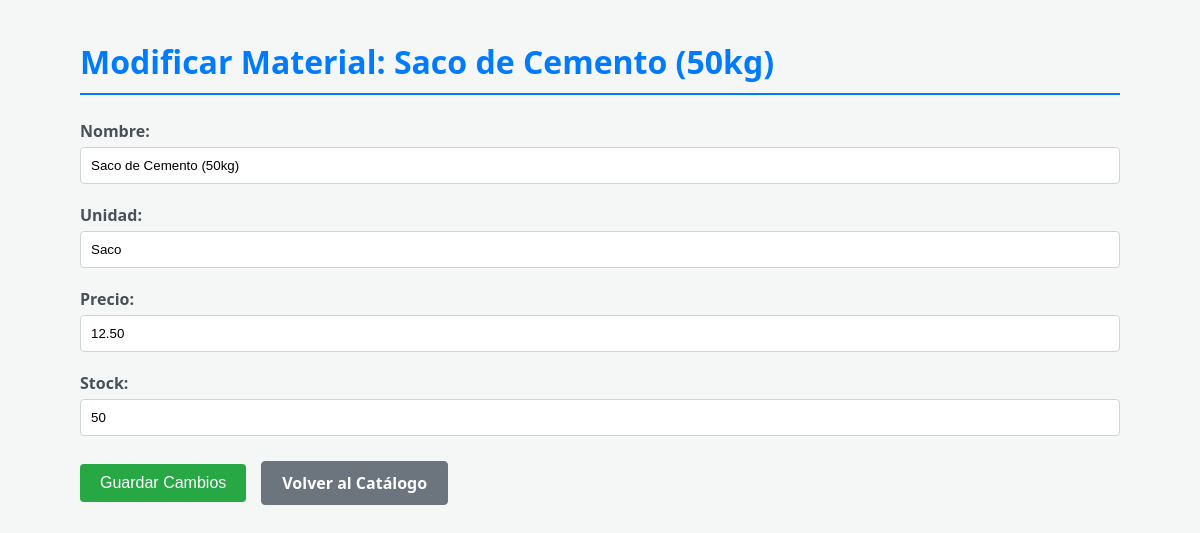
Screenshot of /editar.php?id=1 with the database file from the repository.
### tables this page shows
CREATE TABLE `materiales` (
  `id` int(11) NOT NULL,
  `nombre` varchar(255) NOT NULL,
  `unidad_medida` varchar(50) NOT NULL,
  `precio` decimal(10,2) NOT NULL,
  `stock` int(11) NOT NULL,
  `total_producto` decimal(10,2) GENERATED ALWAYS AS (`precio` * `stock`) STORED
);

### editar.php (the view, shortened to what this page needs)
<?php
include('config/conexion.php');
if (isset($_GET['id']) || ($_SERVER["REQUEST_METHOD"] == "POST" && isset($_POST['id']))) {
    $id = (int)($_GET['id'] ?? $_POST['id']);
    $sql_select = "SELECT * FROM materiales WHERE id = $id";
    $resultado = $conn->query($sql_select);
    if ($resultado->num_rows === 1) {
        $material = $resultado->fetch_assoc();
    } else {
        header("Location: index.php?msg=not_found");
        exit();
    }
} else {
    header("Location: index.php");
    exit();
}
?>
<!DOCTYPE html>
<html lang="es">
<head>
    <link rel="stylesheet" href="css/estilos.css">
</head>
<body>
    <div class="container">
        <h1>Modificar Material: <?= htmlspecialchars($material['nombre']) ?></h1>
        <form action="editar.php" method="POST">
            <div class="form-group">
                <label for="nombre">Nombre:</label>
                <input type="text" id="nombre" name="nombre" value="<?= htmlspecialchars($material['nombre']) ?>" required>
            </div>
            <div class="form-group">
                <label for="unidad_medida">Unidad:</label>
                <input type="text" id="unidad_medida" name="unidad_medida" value="<?= htmlspecialchars($material['unidad_medida']) ?>" required>
            </div>
            <div class="form-group">
                <label for="precio">Precio:</label>
                <input type="number" id="precio" name="precio" step="0.01" min="0.01" value="<?= htmlspecialchars($material['precio']) ?>" required>
            </div>
            <div class="form-group">
                <label for="stock">Stock:</label>
                <input type="number" id="stock" name="stock" min="0" value="<?= htmlspecialchars($material['stock']) ?>" required>
            </div>
            <div class="acciones-formulario">
                <button type="submit">Guardar Cambios</button>
                <a href="index.php" class="btn-secundario">Volver al Catálogo</a>
            </div>
            </form>
        </div>
</body>
</html>

### css/estilos.css (style rules this page uses)
body { font-family: 'Segoe UI', Tahoma, Geneva, Verdana, sans-serif; margin: 40px; background-color: #f4f7f6; color: #333; }
h1 { color: #007bff; border-bottom: 2px solid #007bff; padding-bottom: 10px; margin-bottom: 25px; }
a { color: #007bff; text-decoration: none; }
.container { max-width: 100%; margin: auto; padding: 0 40px; }
form { width: 100%; }
.form-group { margin-bottom: 20px; }
label { display: block; margin-bottom: 5px; font-weight: bold; color: #495057; }
input[type="text"], input[type="number"] { padding: 10px; width: 100%; border: 1px solid #ced4da; border-radius: 4px; box-sizing: border-box; }
button[type="submit"] { background-color: #28a745; color: white; padding: 10px 20px; border: none; border-radius: 4px; cursor: pointer; font-size: 16px; transition: background-color 0.3s; }
.acciones-formulario { display: flex; gap: 15px; margin-top: 25px; align-items: center; }
.btn-secundario { display: inline-block; background-color: #6c757d; color: white; padding: 10px 20px; border-radius: 4px; font-size: 16px; font-weight: bold; transition: background-color 0.3s; text-decoration: none; border: 1px solid #6c757d; }

### rows the page displays
materiales: nombre "Saco de Cemento (50kg)", unidad_medida "Saco", precio "12.50", stock "50"
